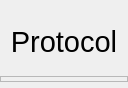
<?xml version="1.0" encoding="UTF-8"?>
<ui version="4.0">
 <class>OverviewBtnWidget</class>
 <widget class="QWidget" name="OverviewBtnWidget">
  <property name="geometry">
   <rect>
    <x>0</x>
    <y>0</y>
    <width>128</width>
    <height>88</height>
   </rect>
  </property>
  <property name="sizePolicy">
   <sizepolicy hsizetype="Minimum" vsizetype="Fixed">
    <horstretch>0</horstretch>
    <verstretch>0</verstretch>
   </sizepolicy>
  </property>
  <property name="minimumSize">
   <size>
    <width>80</width>
    <height>0</height>
   </size>
  </property>
  <property name="windowTitle">
   <string>Form</string>
  </property>
  <layout class="QGridLayout" name="gridLayout">
   <property name="leftMargin">
    <number>0</number>
   </property>
   <property name="topMargin">
    <number>8</number>
   </property>
   <property name="rightMargin">
    <number>0</number>
   </property>
   <property name="bottomMargin">
    <number>6</number>
   </property>
   <item row="0" column="0">
    <widget class="ClickFrame" name="clickFrame" native="true">
     <layout class="QVBoxLayout" name="verticalLayout">
      <property name="spacing">
       <number>0</number>
      </property>
      <property name="leftMargin">
       <number>0</number>
      </property>
      <property name="topMargin">
       <number>0</number>
      </property>
      <property name="rightMargin">
       <number>0</number>
      </property>
      <property name="bottomMargin">
       <number>0</number>
      </property>
      <item>
       <spacer name="verticalSpacer_2">
        <property name="orientation">
         <enum>Qt::Vertical</enum>
        </property>
        <property name="sizeHint" stdset="0">
         <size>
          <width>20</width>
          <height>1</height>
         </size>
        </property>
       </spacer>
      </item>
      <item>
       <widget class="QLabel" name="lbl_title">
        <property name="sizePolicy">
         <sizepolicy hsizetype="Minimum" vsizetype="Preferred">
          <horstretch>0</horstretch>
          <verstretch>0</verstretch>
         </sizepolicy>
        </property>
        <property name="font">
         <font>
          <pointsize>22</pointsize>
         </font>
        </property>
        <property name="text">
         <string>Protocol</string>
        </property>
        <property name="alignment">
         <set>Qt::AlignCenter</set>
        </property>
       </widget>
      </item>
      <item>
       <spacer name="verticalSpacer">
        <property name="orientation">
         <enum>Qt::Vertical</enum>
        </property>
        <property name="sizeHint" stdset="0">
         <size>
          <width>20</width>
          <height>4</height>
         </size>
        </property>
       </spacer>
      </item>
      <item>
       <widget class="QFrame" name="dotsFrame">
        <property name="sizePolicy">
         <sizepolicy hsizetype="Minimum" vsizetype="Fixed">
          <horstretch>0</horstretch>
          <verstretch>0</verstretch>
         </sizepolicy>
        </property>
        <property name="minimumSize">
         <size>
          <width>64</width>
          <height>6</height>
         </size>
        </property>
        <property name="maximumSize">
         <size>
          <width>16777215</width>
          <height>6</height>
         </size>
        </property>
        <property name="frameShape">
         <enum>QFrame::StyledPanel</enum>
        </property>
        <property name="frameShadow">
         <enum>QFrame::Plain</enum>
        </property>
        <property name="lineWidth">
         <number>0</number>
        </property>
       </widget>
      </item>
     </layout>
    </widget>
   </item>
  </layout>
 </widget>
 <customwidgets>
  <customwidget>
   <class>ClickFrame</class>
   <extends>QWidget</extends>
   <header>lib/QClickFrame.h</header>
   <container>1</container>
  </customwidget>
 </customwidgets>
 <resources/>
 <connections/>
</ui>
